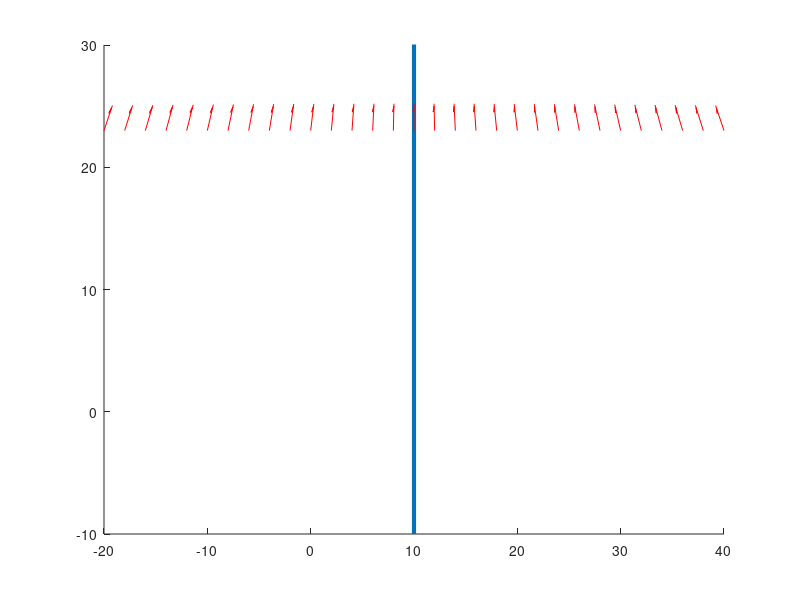

The MATLAB source for this figure:
function path;
clear
center= [10,10];
R=8;
lambda = 1;
korbit = 1;
tspan=[0,0.1];
kpath = 0.02;
xlimit =1.1;
r=[10,-10];
xq=0;%atan2(1.2,1);
x =1;
p = [-10,30];
q = [1,1]
n = [3,5]
%flag= H(p,q,n)
%display(flag)
%circle(center(1),center(2),R);

figure(1)
axis([-20 40 -10 30])
hold on,
plot([r(1);r(1)+60*sin(xq)],[r(2);r(2)+60*cos(xq)],'linewidth',3);

for i=0:30,
    %for j=0:20,
    p=[-20+i*2,23]
    %xc = followOrbit(center,R,lambda,p,x,korbit);  
    xc = straight_line_following(r,xq,p,x,kpath,xlimit);
    plot([p(1);p(1)+2.2*sin(xc)],[p(2);p(2)+2.2*cos(xc)],'r');
    hold on,
    plot([p(1)+2*sin(xc);p(1)+2*sin(xc)+0.5*sin(xc-pi+0.2)],[p(2)+2*cos(xc);p(2)+2*cos(xc)+0.5*cos(xc-pi-0.2)],'r');
    hold on,
    plot([p(1)+2*sin(xc);p(1)+2*sin(xc)+0.5*sin(xc-pi+0.2)],[p(2)+2*cos(xc);p(2)+2*cos(xc)+0.5*cos(xc-pi+0.3)],'r');
    hold on,
    %end
end


%%
function xc = followOrbit(c,R,lambda,p,x,korbit)

d = norm([p(1)-c(1),p(2)-c(2)]);
psi = atan2(p(1)-c(1),p(2)-c(2));
while psi - x < -pi,
    psi = psi + 2*pi;
end
while psi -x > pi,
    psi = psi - 2*pi;
end

xc = psi + lambda*((pi/2)+atan(korbit*((d - R)/R)));


%%
function circle(x,y,r)
%x and y are the coordinates of the center of the circle
%r is the radius of the circle
%0.01 is the angle step, bigger values will draw the circle faster but
%you might notice imperfections (not very smooth)
ang=0:0.01:2*pi; 
xp=r*cos(ang);
yp=r*sin(ang);
plot(x+xp,y+yp);
hold on,

%%

function hflag=H(p,q,n)
    hflag = 0;
    if (p(1)*n(1)+p(2)*n(2))>=(q(1)*n(1)+q(2)*n(2)),
        hflag = 1;
    end
 %%
 
 %%
function xc = straight_line_following(r,xq,p,x,kpath,xlimit);
    while xq - x < (-pi),
        xq = xq + 2*pi;
    end
    while xq - x > pi,
        xq = xq - 2*pi;
    end
    epy=-(p(2)-r(2))*sin(xq)+(p(1)-r(1))*cos(xq);
    xc=xq-xlimit * (2/pi) * atan(kpath * epy);

%%

function d = twoduav(t,v,xc)
syms dotbx bx bva vac;

d = zeros(5,1);
dotbx=15;
bx=90;
bva=1;
vac=20;

d(1)=v(3)*sin(v(4));
d(2)=v(3)*cos(v(4));
d(3)=bva*(vac-v(3));
d(4)=v(5);
d(5)=-dotbx*v(5)+bx*(xc-v(4));
%%